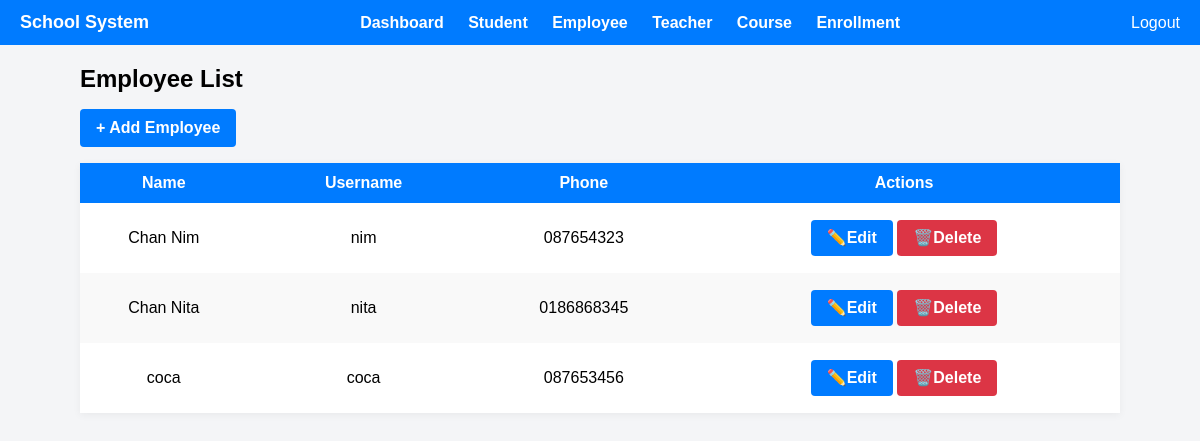
/employees/ (signed in), run on the app's committed database.
### employees/models.py (models this page shows, shortened)
class Employee(models.Model):
    name = models.CharField(max_length=100)
    age = models.IntegerField()
    phone = models.CharField(max_length=20)
    address = models.TextField()
    username = models.CharField(max_length=100, unique=True)
    password = models.CharField(max_length=128)

### employees/decorators.py (the view)
    def wrapper(request, *args, **kwargs):
        if not request.session.get('employee_id'):
            return redirect('login')
        return view_func(request, *args, **kwargs)

### employees/views.py (called while the page is built)
@employee_login_required
def employee_list(request):
    employees = Employee.objects.all()
    return render(request, 'employees/employee_list.html', {'employees': employees})

### employees/templates/employees/employee_list.html (shortened to what this page needs)
{% extends 'base.html' %}
{% block content %}
    <div class="container-lg">
      <div class="d-flex justify-content-between align-items-center mb-4">
        <h2 class="mb-0 text-danger fw-bold">Employee List</h2>
        <a href="{% url 'employee_create' %}" class="button-link">+ Add Employee</a>
      </div>
      <div class="table-responsive text-center">
        <table class="table table-hover align-middle">
          <thead class="table-dark">
            <tr>
              <th scope="col">Name</th>
              <th scope="col">Username</th>
              <th scope="col">Phone</th>
              <th scope="col">Actions</th>
            </tr>
          </thead>
          <tbody>
            {% for e in employees %}
            <tr>
              <td>{{ e.name }}</td>
              <td>{{ e.username }}</td>
              <td>{{ e.phone }}</td>
              <td>
                <a href="{% url 'employee_update' e.id %}" class="button-link">✏️Edit</a>
                <a href="{% url 'employee_delete' e.id %}" class="button-link delete-btn">🗑️Delete</a>
              </td>
            </tr>
            {% endfor %}
          </tbody>
        </table>
      </div>
    </div>
    {% endblock content %}

### static/css/style.css (style rules this page uses)
body { margin: 0; font-family: Arial, sans-serif; background-color: #f4f5f7; }
.container-lg { max-width: 90%; margin: auto; padding: 20px; }
table.table { width: 100%; background-color: white; border-collapse: collapse; box-shadow: 0 2px 8px rgba(0, 0, 0, 0.05); }
table.table thead { background-color: #007bff; color: white; font-size: 14px; }
table.table th { vertical-align: middle; padding: 12px; text-align: center; line-height: 1; font-size: 16px; }
table.table td { vertical-align: middle; padding: 1px; text-align: center; line-height: 1; font-size: 16px; }
table.table tbody tr:nth-child(even) { background-color: #f9f9f9; }
a { text-decoration: none; color: #007bff; font-weight: 500; }
a.button-link { display: inline-block; padding: 10px 16px; margin: 16px 0; background-color: #007bff; color: white; border-radius: 4px; font-weight: bold; text-decoration: none; transition: background-color 0.2s; }
.button-link { display: inline-block; padding: 10px 16px; margin: 8px 4px; background-color: #007bff; color: white; border: none; border-radius: 4px; font-weight: bold; text-decoration: none; transition: background-color 0.2s; cursor: pointer; }
.button-link.delete-btn { background-color: #dc3545 !important; }
* { margin: 0; padding: 0; box-sizing: border-box; }

### data on the page
Employee: name "Chan Nim", username "nim", phone "087654323"
Employee: name "Chan Nita", username "nita", phone "0186868345"
Employee: name "coca", username "coca", phone "087653456"
